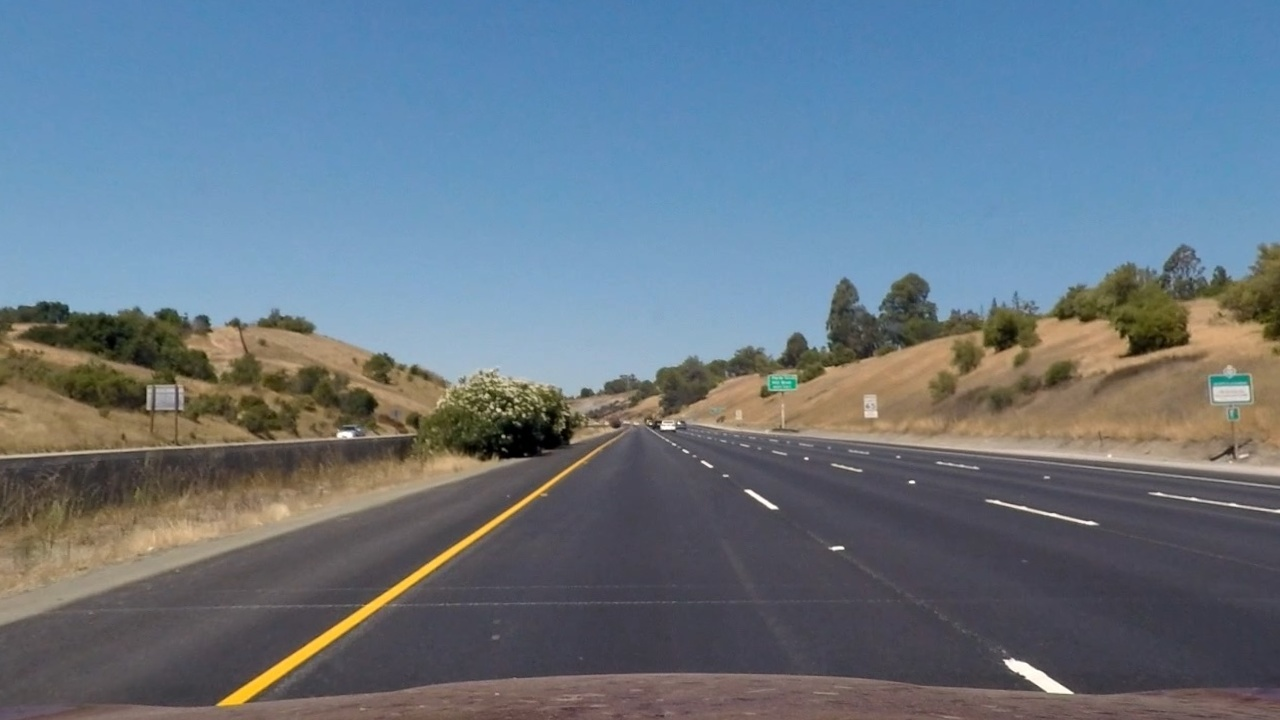
#> input picture calibrated_images/straight_lines1.jpg, 1280 x 720 px; its folder holds only this picture in this run
$ jupyter execute --allow-errors AdvanceLaneFinding.ipynb   (shell and % lines are left out)   (older library calls are emulated)
#> lines starting #> are read from the running program, lines starting #| are printed output that depends on the picture; after the words box and inside, x2 and y2 are one past the last pixel; in counts of white or black regions, pixels touching at a corner belong together
#> further down, img3 is the input picture: shape (720, 1280, 3); mean B, G, R 131.6, 118.3, 103.6
## This is an advanced lane finding project
The pipeline can be designed following the steps below:

 * Compute the camera calibration matrix and distortion coefficients given a set of chessboard images.
 * Apply a distortion correction to raw images.
 * Use color transforms, gradients, etc., to create a thresholded binary image.
 * Apply a perspective transform to rectify binary image ("birds-eye view").
 * Detect lane pixels and fit to find the lane boundary.
 * Determine the curvature of the lane and vehicle position with respect to center.
 * Warp the detected lane boundaries back onto the original image.
 * Output visual display of the lane boundaries and numerical estimation of lane curvature and vehicle position.

## Import necessary packages

[cell 1]
import numpy as np
import cv2
import glob
import os
import pickle
import matplotlib.pyplot as plt
import matplotlib.image as mpimg

## Calculate calibration parameters from calibration images

[cell 2]
# prepare object points, like (0,0,0), (1,0,0), (2,0,0) ....,(6,5,0)
objp = np.zeros((6*9,3), np.float32)
objp[:,:2] = np.mgrid[0:9,0:6].T.reshape(-1,2)

# Arrays to store object points and image points from all the images.
objpoints = [] # 3d points in real world space
imgpoints = [] # 2d points in image plane.

# Make a list of calibration images
images = glob.glob('./camera_cal/calibration*.jpg')

# Step through the list and search for chessboard corners
for fname in images:
    img = cv2.imread(fname)
    gray = cv2.cvtColor(img,cv2.COLOR_BGR2GRAY)

    # Find the chessboard corners
    ret, corners = cv2.findChessboardCorners(gray, (9,6),None)

    # If found, add object points, image points
    if ret == True:
        objpoints.append(objp)
        imgpoints.append(corners)

        # Draw and display the corners
        img = cv2.drawChessboardCorners(img, (9,6), corners, ret)

        cv2.imwrite(os.path.join('./corners_marked_images/',fname[13:]), img)
        #print(fname[13:])
        #cv2.imshow('img',img)
        #cv2.waitKey(0)
        plt.figure()
    #plt.imshow(img)
        plt.imshow(img)
#print(images)
#cv2.destroyAllWindows()

## THE FIRST FEW SECTION WILL EXPLORE THE PIPELINE STEP BY STEP IN TESTIMAGES

### Skip to the next section with capitilized caption for processing video

## Correct for distortion in images

[cell 3]
# [7 lines left out: function cal_undistort, not called in this run]


# Make a list of calibration images
raw_images = glob.glob('./test_images/*.jpg')
#print(raw_images)

for fname2 in raw_images:
    img2 = cv2.imread(fname2)
    undistorted, ret, mtx, dist = cal_undistort(img2, objpoints, imgpoints)
    cv2.imwrite(os.path.join('./calibrated_images/',fname2[14:]), undistorted)
    #print(fname2[14:])

## Create a thresholded binary image

[cell 4]
def binary_transformation(img, s_thresh=(170, 255), sx_thresh=(20, 100)):
#> called with s_thresh = (170, 255), sx_thresh = (20, 100)
    img = np.copy(img)
    # Convert to HLS color space and separate the V channel
    hls = cv2.cvtColor(img, cv2.COLOR_RGB2HLS)
#> hls: shape (720, 1280, 3); mean of channels 0, 1, 2 73.6, 117.4, 66.5
    l_channel = hls[:,:,1]
    s_channel = hls[:,:,2]
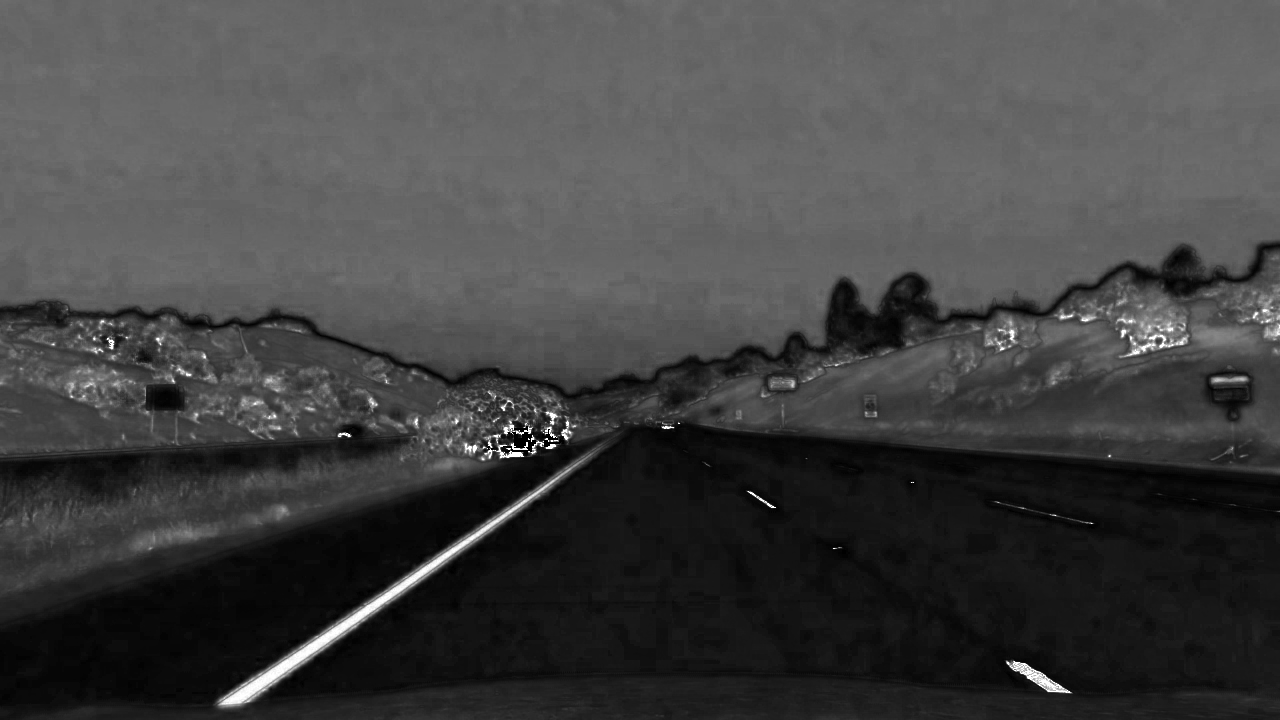
#> s_channel: shape (720, 1280); min 0, max 255, mean 66.5
    # Sobel x
    sobelx = cv2.Sobel(l_channel, cv2.CV_64F, 1, 0) # Take the derivative in x
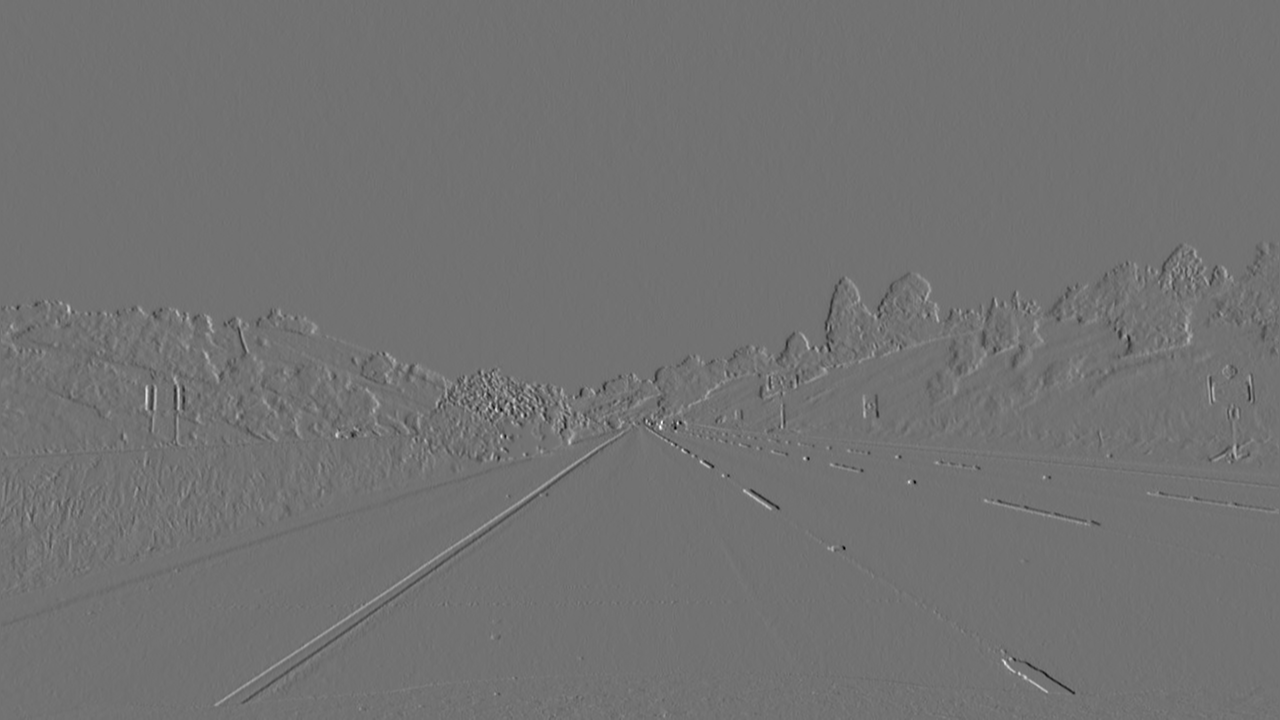
#> sobelx: shape (720, 1280) float64; min -536, max 659, mean -0.1; drawn with min black and max white
    abs_sobelx = np.absolute(sobelx) # Absolute x derivative to accentuate lines away from horizontal
    scaled_sobel = np.uint8(255*abs_sobelx/np.max(abs_sobelx))

    # Threshold x gradient
    sxbinary = np.zeros_like(scaled_sobel)
    sxbinary[(scaled_sobel >= sx_thresh[0]) & (scaled_sobel <= sx_thresh[1])] = 1

    # Threshold color channel
    s_binary = np.zeros_like(s_channel)
    s_binary[(s_channel >= s_thresh[0]) & (s_channel <= s_thresh[1])] = 1

    binary=cv2.bitwise_or(sxbinary,s_binary)

    # Stack each channel
    #color_binary = np.dstack(( np.zeros_like(sxbinary), sxbinary, s_binary)) * 255
    return binary


# Make a list of calibration images
calibrated_images = glob.glob('./calibrated_images/*.jpg')
#print(raw_images)

for fname3 in calibrated_images:
    img3 = cv2.imread(fname3)
    binary_images = binary_transformation(img3)
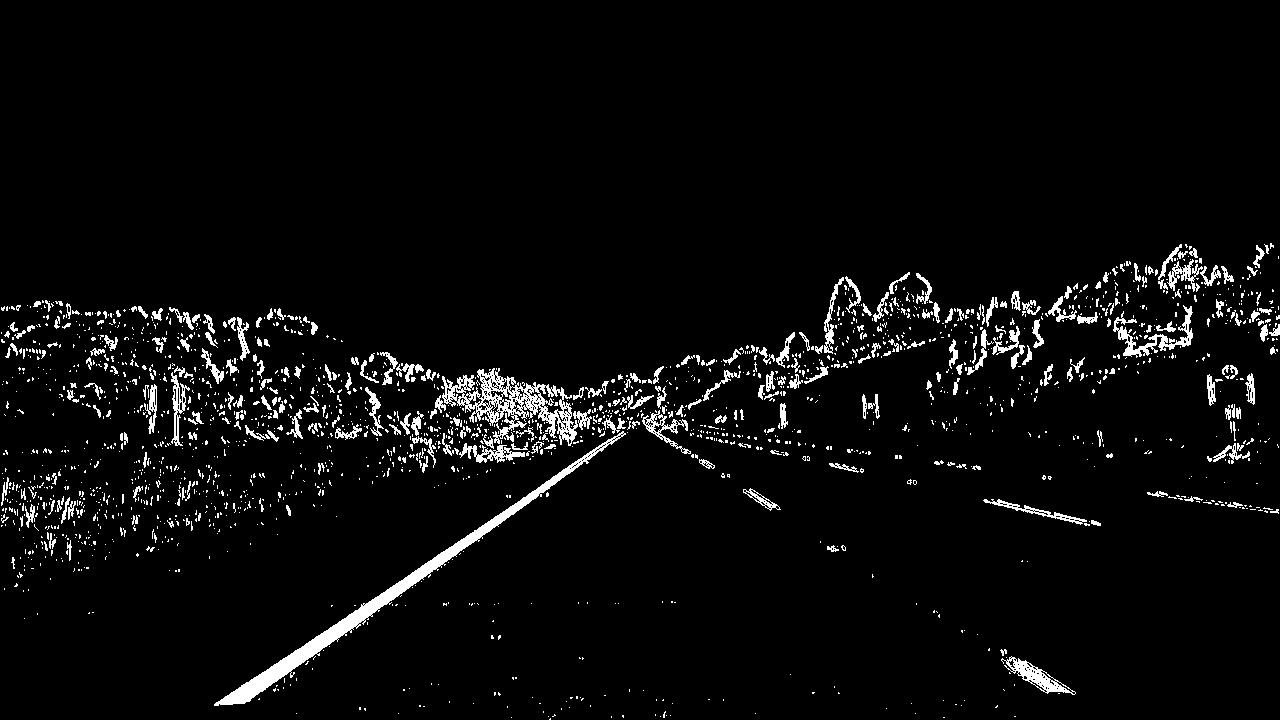
#> binary_images: shape (720, 1280); values 0 (black) and 1 (white), 4.2% white; 2032 white regions (1733 under 20 px), largest, box (x1, y1, x2, y2) and area: (214, 431, 626, 706) 5193, (442, 368, 578, 446) 3565, (1113, 305, 1193, 358) 1015
    #binary_images.dtype='uint8'
    cv2.imwrite(os.path.join('./binary_images/',fname3[20:]), binary_images*255)
    #print(fname3[20:])
        #cv2.imshow('img',img)
        #cv2.waitKey(0)
    plt.figure()
    plt.imshow(binary_images)
    # [4 lines of commented-out code are left out]

## Store the undistorted calibration images for sanity check

[cell 5]
# Make a list of calibration images
calib_images = glob.glob('./camera_cal/*.jpg')
#print(raw_images)

for fname4 in calib_images:
    img4 = cv2.imread(fname4)
    undistorted_calib,ret, mtx, dist = cal_undistort(img4, objpoints, imgpoints)
    cv2.imwrite(os.path.join('./undistorted_calibration_images/',fname4[13:]), undistorted_calib)
    #print(fname4)

## Rectify the images using perspective transform

[cell 6]
def warp_image(binary_image):

    imgx=binary_image.shape[1]
#> imgx = 1280
    imgy=binary_image.shape[0]
#> imgy = 720
    src = np.float32([[212,700], [1090,700], [737,480], [550,480]])
    #print([corners[0,0], corners[7,0], corners[47,0], corners[40,0]])
    # c) define 4 destination points dst = np.float32([[,],[,],[,],[,]])
    dst = np.float32([[350,720],[950,720],[950,0],[350,0]])
    # d) use cv2.getPerspectiveTransform() to get M, the transform matrix
    M=cv2.getPerspectiveTransform(src, dst)
    # e) use cv2.warpPerspective() to warp your image to a top-down view
    warped=cv2.warpPerspective(binary_image, M, (imgx, imgy),flags=cv2.INTER_LINEAR)
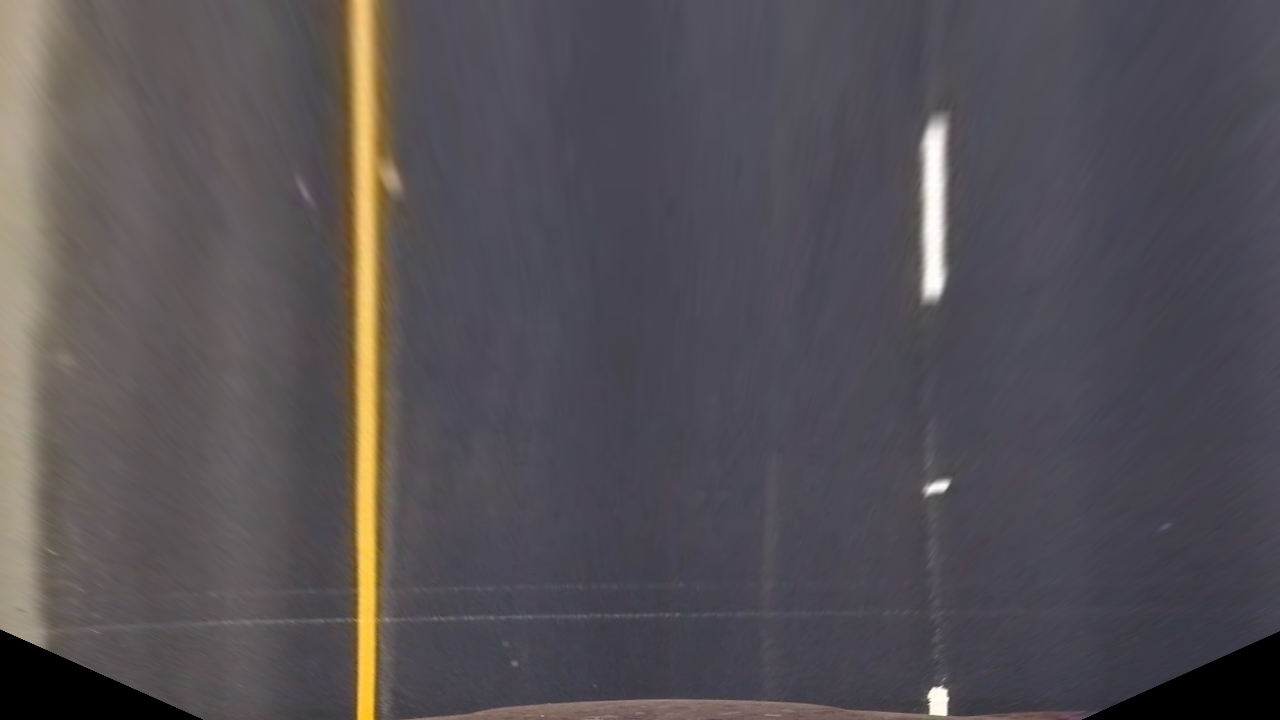
#> warped: shape (720, 1280, 3); mean B, G, R 84.9, 80.4, 85

    return warped


# Make a list of calibration images
binary_images = glob.glob('./binary_images/*.jpg')
calibrated_images = glob.glob('./calibrated_images/*.jpg')
#print(raw_images)

for fname5 in binary_images:
    img5 = cv2.imread(fname5)
    warped_images=warp_image(img5)
    cv2.imwrite(os.path.join('./warped_images/',fname5[16:]), warped_images)
    #print(fname5[16:])

for fname5 in calibrated_images:
    img5 = cv2.imread(fname5)
    warped_images=warp_image(img5)
    cv2.imwrite(os.path.join('./warped_raw_images/',fname5[20:]), warped_images)
    #print(fname5[16:])

$ run again, on calibrated_images/test1.jpg
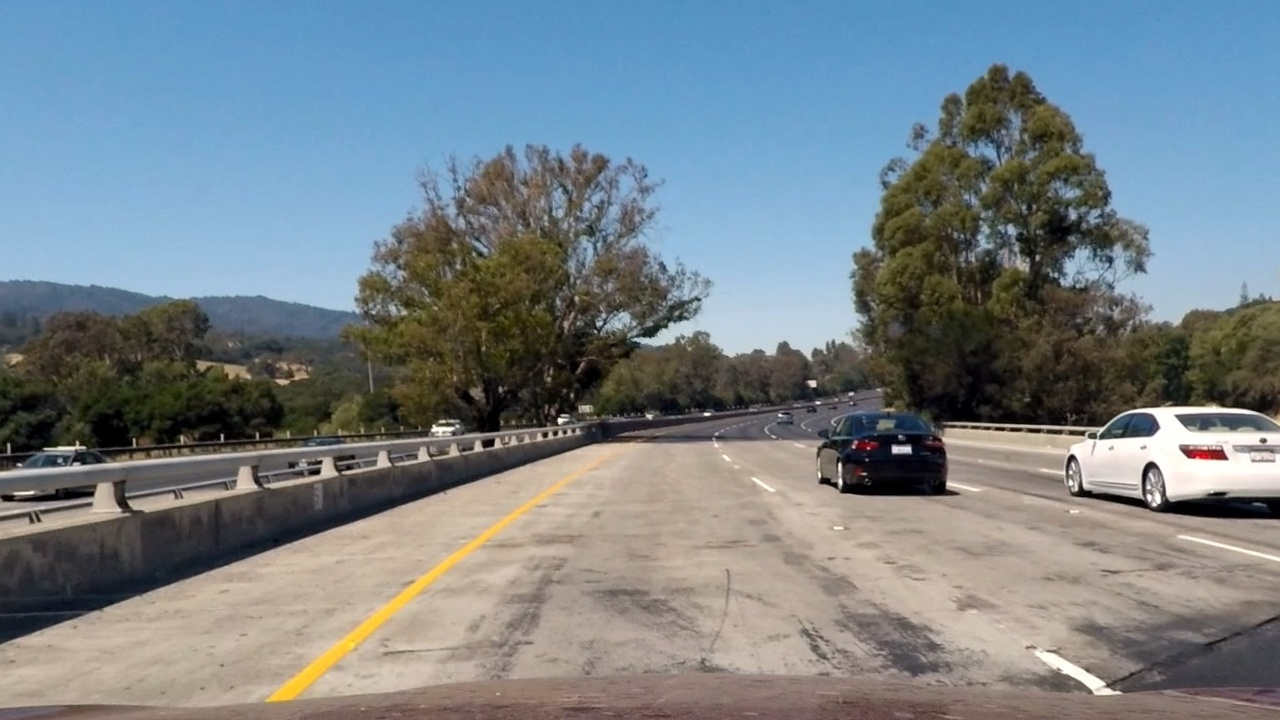
#> input picture calibrated_images/test1.jpg, 1280 x 720 px
#> img3 is the input picture: shape (720, 1280, 3); mean B, G, R 136.2, 130, 119.3
#> hls: shape (720, 1280, 3); mean of channels 0, 1, 2 68.5, 128, 74
#> `binary_images = binary_transformation(img3)`:
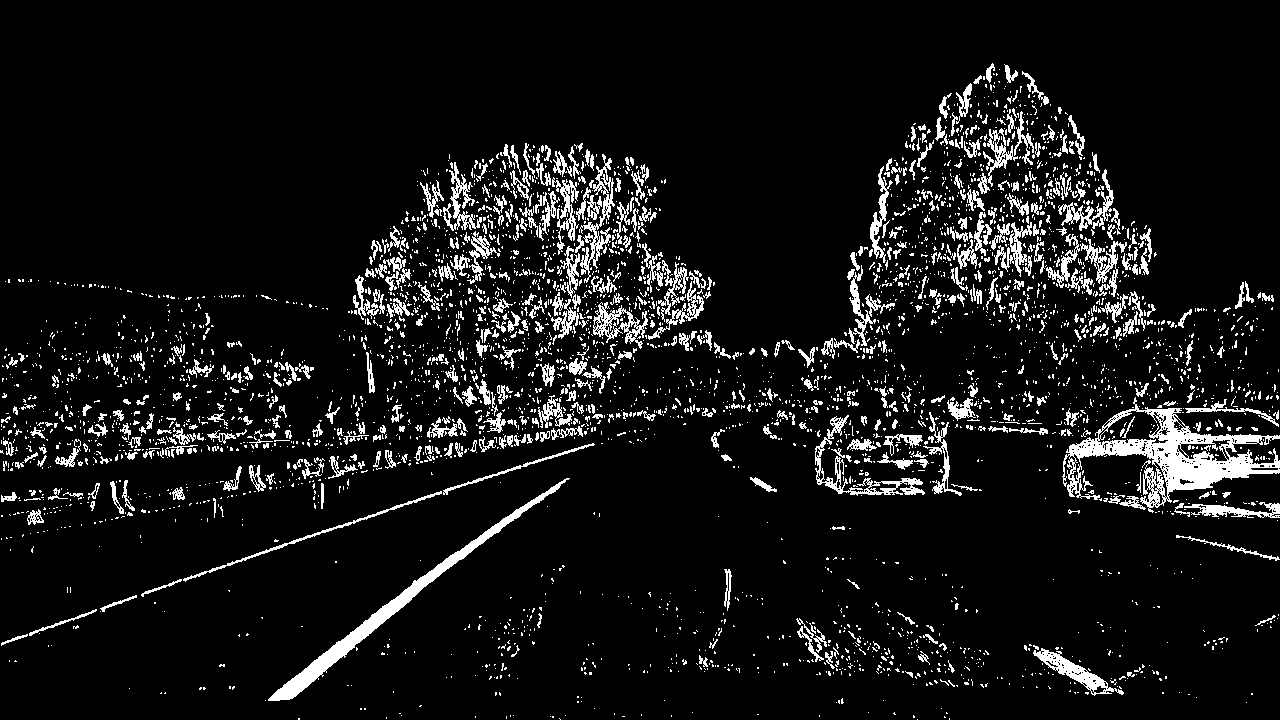
#> binary_images: shape (720, 1280); values 0 (black) and 1 (white), 8.2% white; 4069 white regions (3498 under 20 px), largest, box (x1, y1, x2, y2) and area: (1062, 397, 1280, 513) 7218, (268, 478, 570, 701) 3870, (815, 415, 925, 496) 1345
#> in warp_image, `warped=cv2.warpPerspective(binary_image, M, (imgx, imgy),flags=cv2.INT..`:
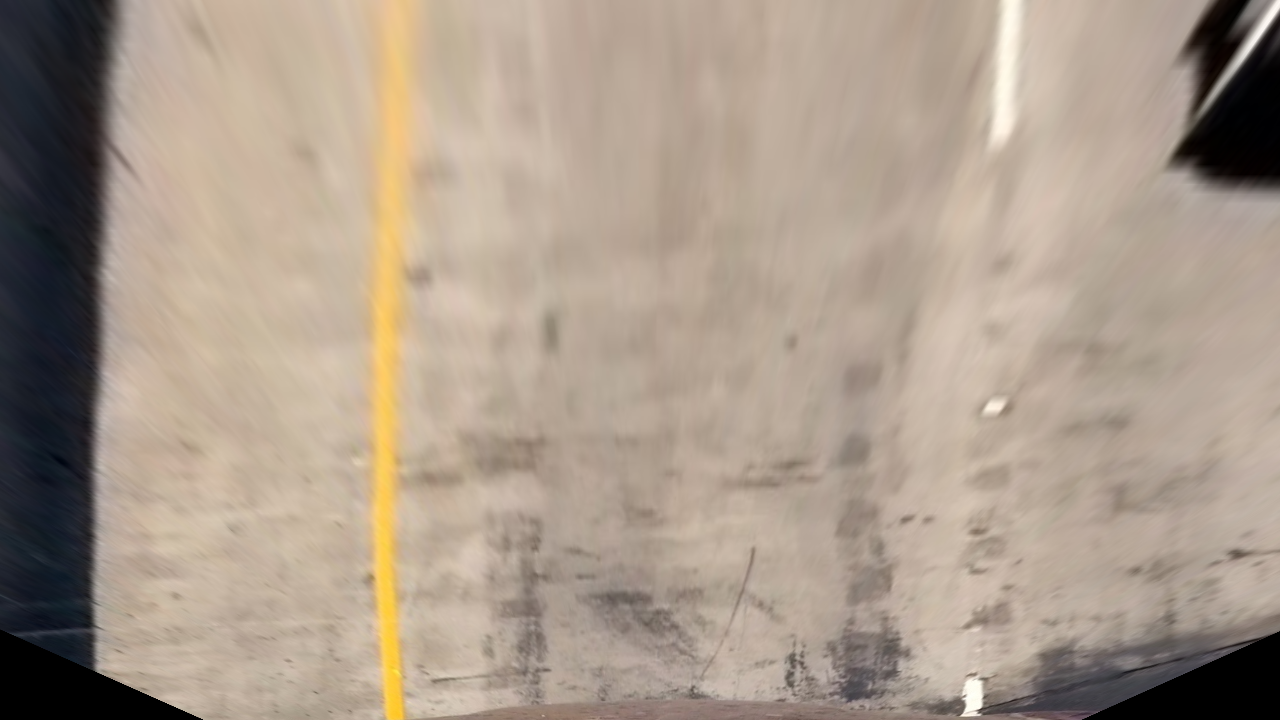
#> warped: shape (720, 1280, 3); mean B, G, R 139.1, 154, 169.2
